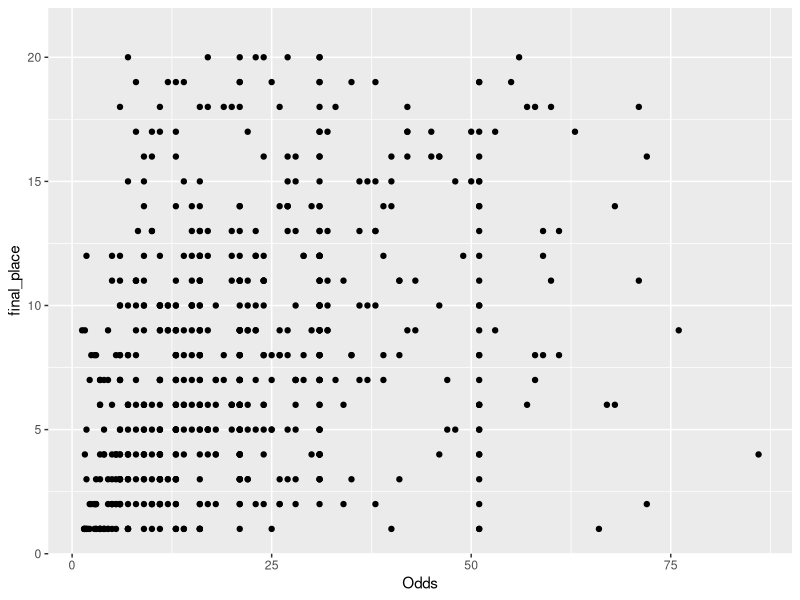
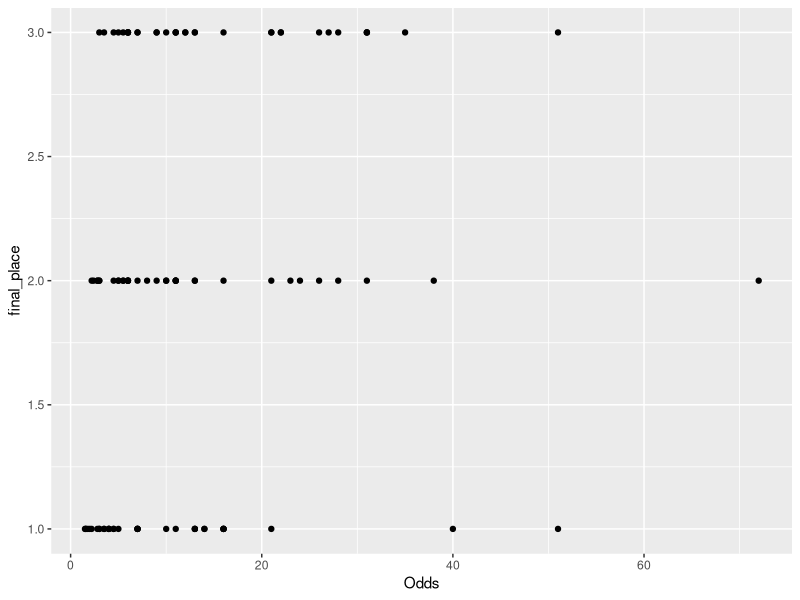
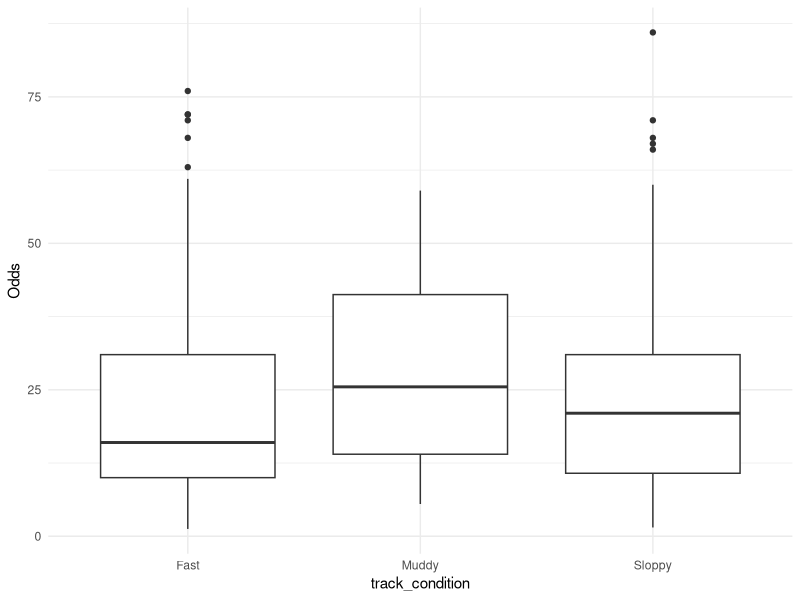
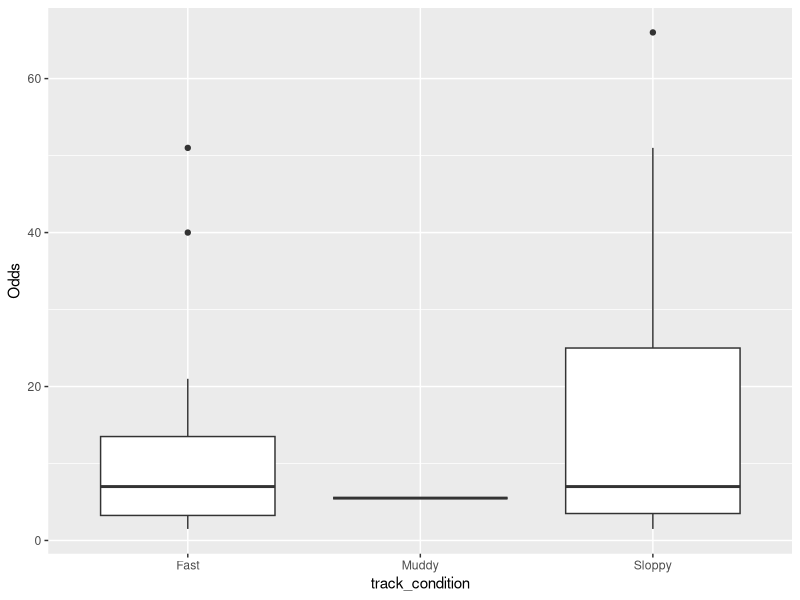

Recreate these plots in R, in order. (Note: this script raises an error after producing the figures.)
## ---- chunk 1
library(tidyverse)
library(here)
horseracing <- read.csv(here("bkaradenes/Horseracing_Module/exploration/triple-crown.csv"))
## ---- chunk 2
ggplot(data = horseracing, mapping = aes(x = Odds, y = final_place)) +
  geom_point()
## ---- chunk 3
poor_track <- horseracing %>%
  filter(final_place < 4,
         track_condition == "Fast")
## ---- chunk 4
ggplot(data = poor_track, mapping = aes(x = Odds, y = final_place)) +
  geom_point()
## ---- chunk 5
horse_graph <- horseracing %>%
  filter(final_place == 1,
         track_condition == "Sloppy")
## ---- chunk 6
sloppy_track <- horseracing %>%
  filter(track_condition == "Sloppy")
## ---- chunk 7
ggplot(data = horseracing, mapping = aes(x = track_condition, y = Odds)) +
  geom_boxplot() + 
  theme_minimal()
## ---- chunk 8
first <- horseracing %>%
  filter(final_place == 1)
## ---- chunk 9
ggplot(data = first, mapping = aes(x = track_condition, y = Odds)) +
  geom_boxplot()
## ---- chunk 10
ggplot(data = horceracing, mapping = aes(x = track_condition, y = final_place)) +
  geom_boxplot() +
  theme_minimal()
## ---- chunk 11

horseracing <- horceracing %>%
  mutate(top_3 = ifelse(final_place <= 3, 1, 0))


model <- glm(top_3 ~ Odds + high_temp + low_temp + precipitation_24hrs, data = horseracing, family = binomial)


summary(model)

## ---- chunk 12
favorites <- horseracing %>%
  filter(Odds<=10)
## ---- chunk 13
underdogs <- horseracing %>%
  filter(Odds>=20)
## ---- chunk 14
moda = glm(top_3 ~ Odds + track_condition, data = favorites)
summary(moda)
## ---- chunk 15
modb = glm(top_3~ Odds + track_condition, data = underdogs)
summary(modb)
